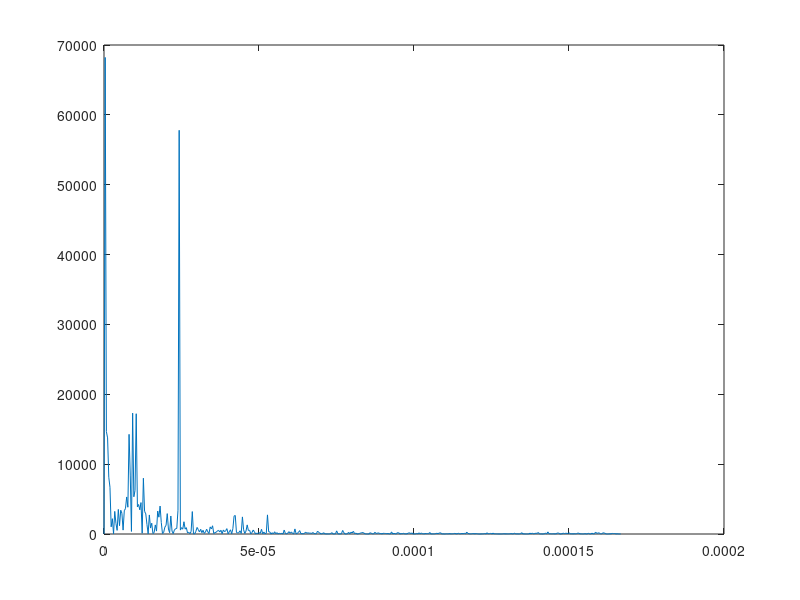
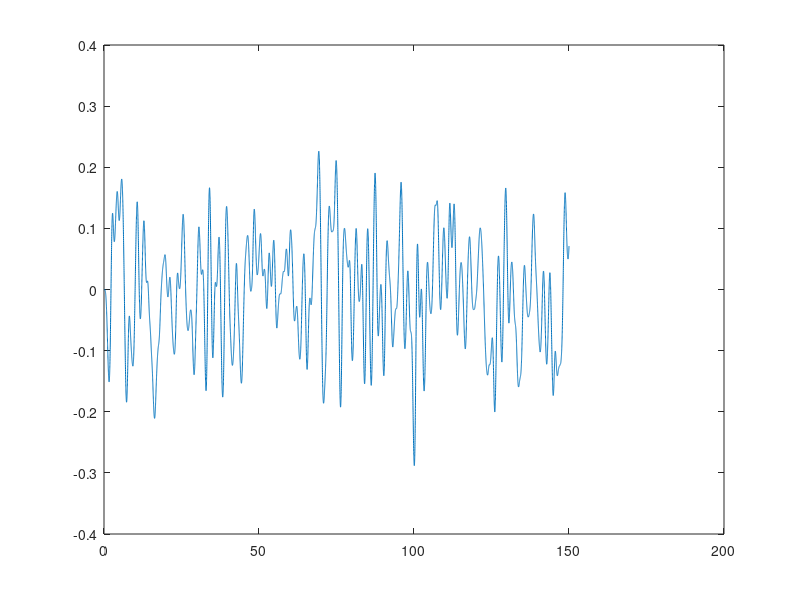

MATLAB code for these plots, in order:
clear all; close all;
load('HW5P1.mat')

%% Problem 1
% a)

plot(tax, oxr)

%%
% b)

sampling_interval = tax(2) - tax(1) % year^-1
Fs = 1 / sampling_interval;
Nyquist_frequency = 0.5 / sampling_interval

%%
% c)

ts = oxr - mean(oxr);
N = length(ts);
tsdft = fft(ts);
tsdft = tsdft(1:N/2+1);
psdx = (1/(Fs*N)) * abs(tsdft).^2;
psdx(2:end-1) = 2*psdx(2:end-1);
freq = 0:Fs/N:Fs/2;

plot(freq, psdx)

%%
% d)

% 4000y
% 100,000y
% 2.6my

%%
% e)

w = [0; 1; 2; 2; 2; 2; 1; 0] / 10;
convts = conv(ts, w, 'same')

figure
plot(tax, ts, 'b')
hold on
plot(tax, convts, 'r')
hold off

%% Problem 2
% a)
load('HW5P2.mat')
N = size(sr, 1);
F = 100; % Hz
dt = 1/100;
t = dt:dt:N*dt;

plot(t, sr)

%% 
% b)

fs = 1/F;
[b, a] = butter(5, fs);
sr_lf = filter(b, a, sr);

plot(t, sr_lf)
